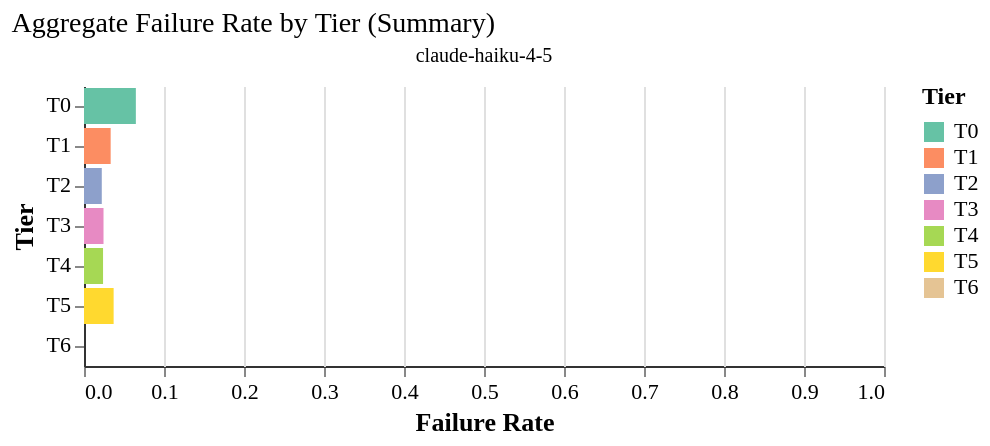

Express this chart as Vega-Lite.
### Vega-Lite specification from a JSON file in a GitHub repository (floating-point values rounded to 4 significant figures)
{"config": {"font": "serif", "axis": {"labelFontSize": 11, "titleFontSize": 13, "gridColor": "#e0e0e0", "domainColor": "#333333"}, "legend": {"labelFontSize": 11, "titleFontSize": 12}, "title": {"fontSize": 14, "anchor": "start", "fontWeight": "normal"}, "view": {"stroke": null, "continuousWidth": 400, "continuousHeight": 300}, "mark": {"tooltip": true}}, "data": {"name": "data-97f4f203f116f291fbf79a86e061db47"}, "facet": {"column": {"field": "agent_model", "title": null, "type": "nominal"}}, "spec": {"mark": {"type": "bar"}, "encoding": {"color": {"field": "tier", "scale": {"domain": ["T0", "T1", "T2", "T3", "T4", "T5", "T6"], "range": ["#66c2a5", "#fc8d62", "#8da0cb", "#e78ac3", "#a6d854", "#ffd92f", "#e5c494"]}, "sort": ["T0", "T1", "T2", "T3", "T4", "T5", "T6"], "title": "Tier", "type": "nominal"}, "tooltip": [{"field": "tier", "title": "Tier", "type": "ordinal"}, {"field": "failure_rate", "format": ".2%", "title": "Failure Rate", "type": "quantitative"}, {"field": "n_subtests", "title": "Subtests", "type": "quantitative"}, {"field": "n_runs", "title": "Runs", "type": "quantitative"}], "x": {"field": "failure_rate", "scale": {"domain": [0, 1]}, "title": "Failure Rate", "type": "quantitative"}, "y": {"field": "tier", "sort": ["T0", "T1", "T2", "T3", "T4", "T5", "T6"], "title": "Tier", "type": "nominal"}}}, "resolve": {"scale": {"y": "independent"}}, "title": "Aggregate Failure Rate by Tier (Summary)", "$schema": "https://vega.github.io/schema/vega-lite/v6.1.0.json", "datasets": {"data-97f4f203f116f291fbf79a86e061db47": [{"agent_model": "claude-haiku-4-5", "tier": "T0", "failure_rate": 0.06481, "n_runs": 216, "n_subtests": 24}, {"agent_model": "claude-haiku-4-5", "tier": "T1", "failure_rate": 0.03333, "n_runs": 90, "n_subtests": 10}, {"agent_model": "claude-haiku-4-5", "tier": "T2", "failure_rate": 0.02222, "n_runs": 135, "n_subtests": 15}, {"agent_model": "claude-haiku-4-5", "tier": "T3", "failure_rate": 0.02439, "n_runs": 369, "n_subtests": 41}, {"agent_model": "claude-haiku-4-5", "tier": "T4", "failure_rate": 0.02381, "n_runs": 126, "n_subtests": 14}, {"agent_model": "claude-haiku-4-5", "tier": "T5", "failure_rate": 0.03704, "n_runs": 135, "n_subtests": 15}, {"agent_model": "claude-haiku-4-5", "tier": "T6", "failure_rate": 0.0, "n_runs": 9, "n_subtests": 1}]}}
